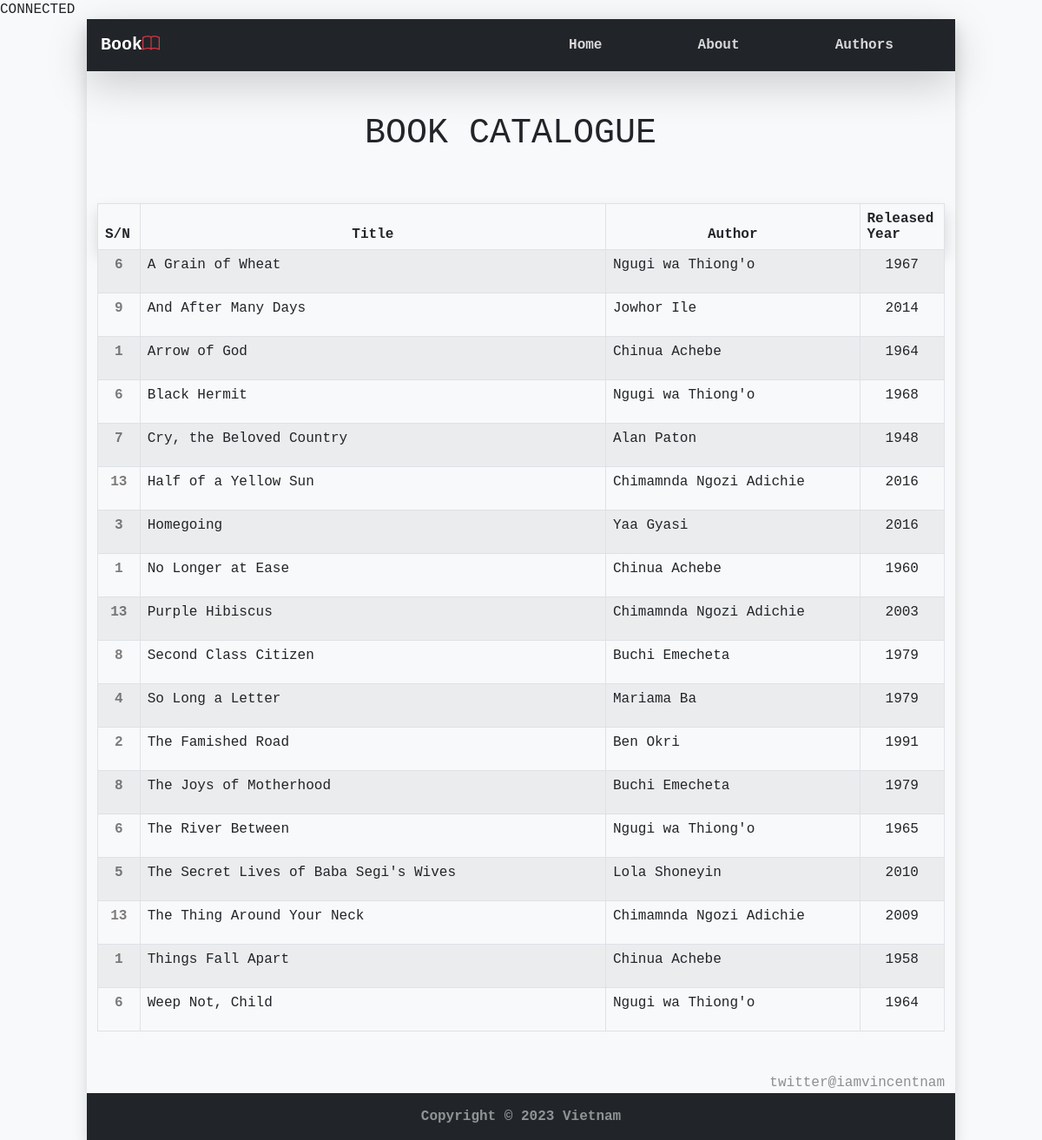
The page / on the database its author committed.
### tables this page shows
CREATE TABLE `books` (
  `book_id` int(11) NOT NULL,
  `title` varchar(255) NOT NULL,
  `author_table_id` int(11) NOT NULL,
  `genre` varchar(255) DEFAULT 'historical fiction, novel',
  `summary` longtext NOT NULL,
  `book_img` varchar(255) NOT NULL DEFAULT 'placeholder_books.jpg',
  `released_year` varchar(255) DEFAULT NULL
);

CREATE TABLE `authors` (
  `id` int(11) NOT NULL,
  `author_name` varchar(255) NOT NULL,
  `nationality` varchar(255) NOT NULL,
  `born_in` varchar(255) NOT NULL,
  `author_img` varchar(255) NOT NULL DEFAULT 'placeholder.jpg',
  `biography` longtext DEFAULT NULL
);

### index.php (the view, shortened to what this page needs)
<?php  include 'inc/header.php'; ?>
<?php
$tableExistsQuery ="SHOW TABLES LIKE 'books';";
$tableExistsResults = mysqli_query($connection, $tableExistsQuery);
if(mysqli_num_rows($tableExistsResults) == 0){
  $nobooks_table='<p class="lead text-danger p-2 text-center fw-bold"> THERE IS NO TABLE AVAILABLE
  </p>';
}
else{
  $sql = "SELECT *
  FROM authors
  INNER JOIN books ON authors.id = books.author_table_id
  ORDER BY books.title ASC;";
  $result = mysqli_query($connection,$sql);
  $schoolFinder= mysqli_fetch_all($result, MYSQLI_ASSOC);
  $books=$schoolFinder;
}
?>
<div class="row col-12 mt-5 mb-0">
  <h1 class=" text-center text-light-50"> BOOK CATALOGUE</h1>
</div>
  <div class="row col-12 mx-auto my-5 ">
        <table class="table table-striped table-bordered table-hover table-responsive m-0 p-0">
            <thead class="">
                <tr class="bg-secondary text-white  shadow">
                  <th scope="col" width="5%">S/N</th>
                  <th scope="col"  width="55%" class="text-center">Title</th>
                  <th scope="col"  width="30%" class="text-center">Author</th>
                  <th scope="col"  width="10%">Released Year</th>
                </tr>
              </thead>
              <tbody>
          <?php foreach($books as $book):
                ?>
            <tr class="book_row" name="book_row" onclick="window.location.href='?book_id=<?php echo $book['id']; ?>'">
              <th scope="row" class="text-center text-black-50"><?Php echo $book['id'] ;?>
              </th>
              <td>
                <?Php echo $book['title'] ;?>
               </td>
              <td>
                <?Php echo $book['author_name'] ;?>
              </td>
              <td class="text-center">
                <?Php echo $book['released_year'] ;?>
              </td>
            </tr>
                <?php endforeach ;?>
              </tbody>
          </table>
       </div>
      <?php include 'inc/footer.php'; ?>

### inc/header.php (shortened to what this page needs)
<!DOCTYPE html>
<html lang="en">
<head>
    <link href="https://cdn.jsdelivr.net/npm/bootstrap@5.3.0-alpha3/dist/css/bootstrap.min.css" rel="stylesheet">
    <link rel="stylesheet" href="https://cdn.jsdelivr.net/npm/bootstrap-icons@1.10.5/font/bootstrap-icons.css">
</head>
<body>
    <section class="section col-lg-10  col-sm-12  mx-auto  m-0 p-0 shadow bg-light">
        <div class="container ">
        <div class="row ">
       <div class="col-md-12 nav d-flex justify-content-between align-items-center px-3 bg-dark shadow-lg" >
        <div class="logo col-6 ">
            <p class="lead text-white fw-bold m-0 p-0 ">Book<i class="bi bi-book text-danger"></i></i></p>
        </div>
        <div id="links" class="col-lg-6 flex-wrap">
            <ul class="d-flex  justify-content-around align-items-center m-0 p-0 ">
                <li><a href="http://localhost/bookProject/index.php" class="<?= $_SERVER["REQUEST_URI"] == "/bookProject/index.php" ? "bg-light text-secondary py-1 px-3 rounded" : ''; ?>"> Home </a></li>
                <li><a href="http://localhost/bookProject/about.php" class="<?= $_SERVER["REQUEST_URI"] == "/bookProject/about.php" ? "bg-light text-secondary py-1 px-3 rounded" : ''; ?>">About</a></li>
                <li><a href="http://localhost/bookProject/author.php" class="<?= $_SERVER["REQUEST_URI"] == "/bookProject/author.php" ? "bg-light text-secondary py-1 px-3 rounded" : ''; ?>">Authors</a></li>
            </ul>
        </div>
       </div>
       </div>

### inc/footer.php
<div class="text-body-tertiary text-end">
    twitter@iamvincentnam
            </div>
<div class="row p-0">
            <div class="col-md-12 text-center fw-bold py-3 bg-dark text-white-50 m-0 p-0">
                <p id="copyright" class="copyright  m-0">Copyright &#169; 2023 Vietnam</p>
        </div>
        </div>
    </section>
</body>
</html>

### inc/header.php (style rules this page uses)
body { --bs-body-font-family: var(--bs-font-monospace); --bs-body-line-height: 1.4; --bs-body-bg: var(--bs-gray-100); }
section .logo { transition:.4s; cursor: pointer; }
.nav { height: 60px; }
.nav ul { list-style: none; }
.nav ul li { display: inline-block; }
.nav ul a { text-decoration: none; color: #d9d8da; font-weight:600; }
table { min-height:auto; }
table tr { height: 50px;transition: all .2s; }
table td, table th { cursor: pointer; }
table tr:nth-of-type(even) { background-color: #d2c361e2; }

### rows shown on the page
books: author_table "6", title "A Grain of Wheat", author_table.author_name "Ngugi wa Thiong'o", released_year "1967"
books: author_table "9", title "And After Many Days", author_table.author_name "Jowhor Ile", released_year "2014"
books: author_table "1", title "Arrow of God", author_table.author_name "Chinua Achebe", released_year "1964"
books: author_table "6", title "Black Hermit", author_table.author_name "Ngugi wa Thiong'o", released_year "1968"
books: author_table "7", title "Cry, the Beloved Country", author_table.author_name "Alan Paton", released_year "1948"
books: author_table "13", title "Half of a Yellow Sun", author_table.author_name "Chimamnda Ngozi Adichie", released_year "2016"
books: author_table "3", title "Homegoing", author_table.author_name "Yaa Gyasi", released_year "2016"
books: author_table "1", title "No Longer at Ease", author_table.author_name "Chinua Achebe", released_year "1960"
books: author_table "13", title "Purple Hibiscus", author_table.author_name "Chimamnda Ngozi Adichie", released_year "2003"
books: author_table "8", title "Second Class Citizen", author_table.author_name "Buchi Emecheta", released_year "1979"
books: author_table "4", title "So Long a Letter", author_table.author_name "Mariama Ba", released_year "1979"
books: author_table "2", title "The Famished Road", author_table.author_name "Ben Okri", released_year "1991"
books: author_table "8", title "The Joys of Motherhood", author_table.author_name "Buchi Emecheta", released_year "1979"
books: author_table "6", title "The River Between", author_table.author_name "Ngugi wa Thiong'o", released_year "1965"
books: author_table "5", title "The Secret Lives of Baba Segi's Wives", author_table.author_name "Lola Shoneyin", released_year "2010"
books: author_table "13", title "The Thing Around Your Neck", author_table.author_name "Chimamnda Ngozi Adichie", released_year "2009"
books: author_table "1", title "Things Fall Apart", author_table.author_name "Chinua Achebe", released_year "1958"
books: author_table "6", title "Weep Not, Child", author_table.author_name "Ngugi wa Thiong'o", released_year "1964"
